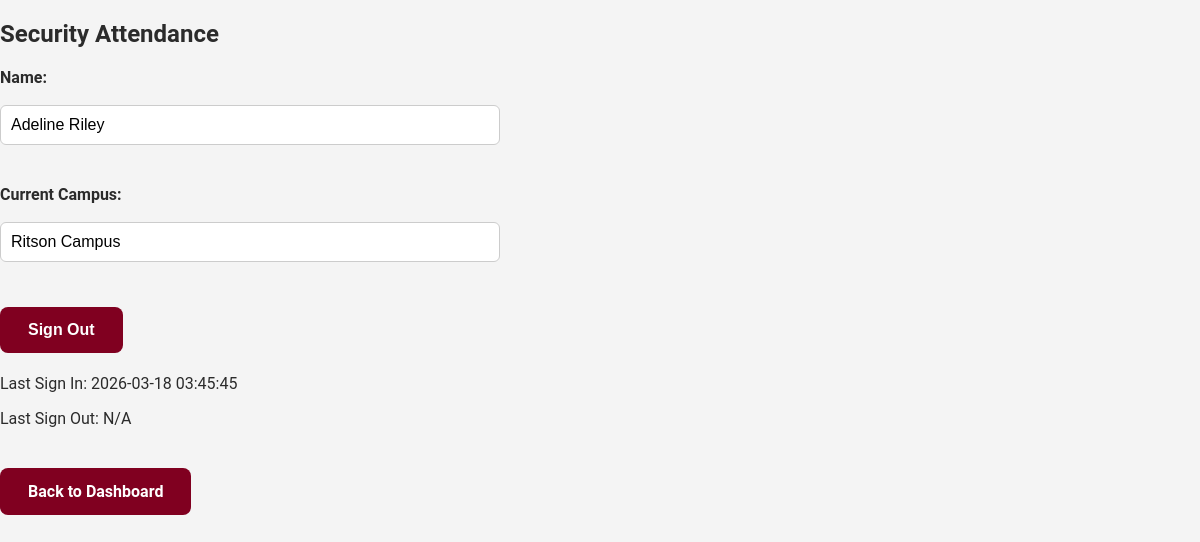
Page /attendance (signed in) on the committed database.
### models/__init__.py (models this page shows)
class SecurityPersonnel(db.Model):
    __tablename__ = 'security_personnel'
    id = db.Column(db.Integer, primary_key=True)
    personnel_id = db.Column(db.String(20), unique=True, nullable=False)
    username = db.Column(db.String(50), unique=True, nullable=False)
    name = db.Column(db.String(100), nullable=False)
    hire_date = db.Column(db.Date)
    status = db.Column(db.String(20), default='Off Duty')
    employment_status = db.Column(db.String(50), default="Active")
    attendance_records = db.relationship('Attendance', backref='personnel', lazy=True)

class Attendance(db.Model):
    __tablename__ = 'attendance'
    id = db.Column(db.Integer, primary_key=True)
    personnel_id = db.Column(db.Integer, db.ForeignKey('security_personnel.id'), nullable=False)
    campus = db.Column(db.String(50), nullable=True)
    sign_in_time = db.Column(db.DateTime, nullable=True)
    sign_out_time = db.Column(db.DateTime, nullable=True)
    date = db.Column(db.Date, default=date.today)

### app.py (the view, shortened to what this page needs)
@app.route('/attendance', methods=['GET', 'POST'])
def attendance():
    username = session.get('username')
    role = session.get('role')
    if not username or role != 'Security Officer':
        flash("Please log in as Security Officer first")
        return redirect(url_for('login', role='Security Officer'))
    personnel = SecurityPersonnel.query.filter_by(username=username).first()
    if not personnel:
        flash("Personnel record not found. Contact admin.")
        return redirect(url_for('login', role='Security Officer'))
    last_attendance = Attendance.query.filter_by(personnel_id=personnel.id).order_by(Attendance.date.desc()).first()
    return render_template('attendance.html', personnel=personnel, last_attendance=last_attendance)

### templates/attendance.html (shortened to what this page needs)
<!DOCTYPE html>
<html>
<head>
    <link rel="stylesheet" type="text/css" href="{{ url_for('static', filename='css/style.css') }}">
</head>
<body>
    <h2>Security Attendance</h2>
    <form method="POST" action="{{ url_for('attendance') }}">
        <div class="form-group">
            <label>Name:</label>
            <input type="text" name="username" value="{{ personnel.username }}" readonly>
        </div>
        {% if personnel.status == 'Off Duty' %}
            <div class="form-group">
                <label>Select Campus:</label>
                <select name="campus" required>
                    <option value="">Select Campus</option>
                    <option value="Ritson Campus">Ritson Campus</option>
                    <option value="ML Sultan Campus">ML Sultan Campus</option>
                    <option value="Steve Biko Campus">Steve Biko Campus</option>
                </select>
            </div>
            <button type="submit" name="action" value="sign_in">Sign In</button>
        {% elif personnel.status == 'On Duty' %}
            <div class="form-group">
                <label>Current Campus:</label>
                <input type="text" value="{{ last_attendance.campus if last_attendance else 'N/A' }}" readonly>
            </div>
            <button type="submit" name="action" value="sign_out">Sign Out</button>
        {% endif %}
    </form>
    {% if last_attendance %}
        <p>Last Sign In: {{ last_attendance.sign_in_time.strftime('%Y-%m-%d %H:%M:%S') if last_attendance.sign_in_time else 'N/A' }}</p>
        <p>Last Sign Out: {{ last_attendance.sign_out_time.strftime('%Y-%m-%d %H:%M:%S') if last_attendance.sign_out_time else 'N/A' }}</p>
    {% endif %}
    <br>
    <a href="{{ url_for('officer_dashboard') }}" class="btn">Back to Dashboard</a>
</body>
</html>

### static/css/style.css (style rules this page uses)
a { text-decoration: none; color: inherit; }
a.btn { display: inline-block; }
body { font-family: 'Roboto', sans-serif; background: #F4F4F4; color: #2B2B2B; margin: 0; padding: 0; }
button, .btn { background-color: #800020; color: #fff; border: none; padding: 14px 28px; margin: 5px 0; cursor: pointer; font-size: 16px; font-weight: 600; border-radius: 8px; transition: all 0.3s ease; }
input, select, textarea { width: 80%; max-width: 500px; padding: 12px; margin-top: 10px; margin-bottom: 20px; border-radius: 6px; border: 1px solid #ccc; font-size: 16px; }
button, input[type="submit"], .btn { background-color: #800020; color: #fff; border: none; padding: 14px 28px; margin: 5px 0; cursor: pointer; font-size: 16px; font-weight: 600; border-radius: 8px; transition: all 0.3s ease; display: inline-block; text-align: center; }
.form-group { display: flex; flex-direction: column; margin-bottom: 20px; }
.form-group label { font-weight: 600; margin-bottom: 8px; font-size: 16px; }
.form-group input, .form-group select, .form-group textarea { width: 80%; max-width: 500px; padding: 10px; font-size: 16px; border-radius: 6px; border: 1px solid #ccc; box-sizing: border-box; }

### rows in the picture
SecurityPersonnel: username "Adeline Riley"
Attendance: campus "Ritson Campus", sign_in_time "2026-03-18 03:45:45", sign_out_time "N/A"
